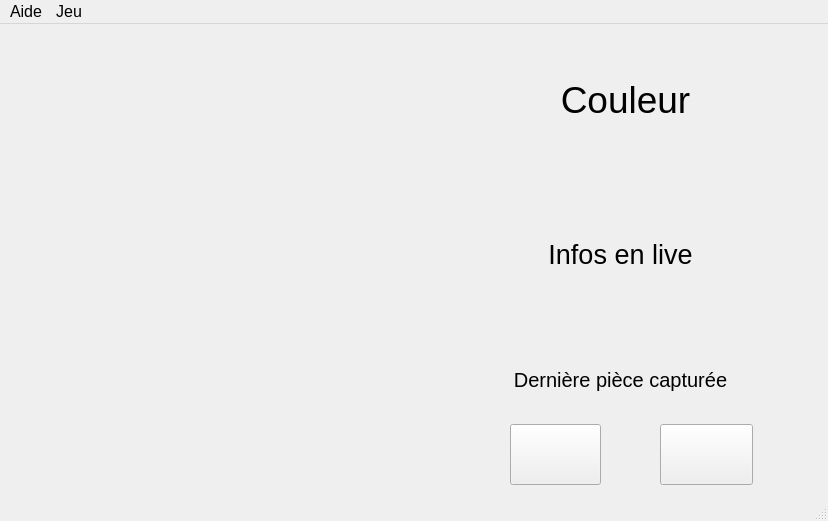
<?xml version="1.0" encoding="UTF-8"?>
<ui version="4.0">
 <class>View</class>
 <widget class="QMainWindow" name="View">
  <property name="windowModality">
   <enum>Qt::ApplicationModal</enum>
  </property>
  <property name="geometry">
   <rect>
    <x>0</x>
    <y>0</y>
    <width>828</width>
    <height>521</height>
   </rect>
  </property>
  <property name="sizePolicy">
   <sizepolicy hsizetype="Fixed" vsizetype="Fixed">
    <horstretch>0</horstretch>
    <verstretch>0</verstretch>
   </sizepolicy>
  </property>
  <property name="minimumSize">
   <size>
    <width>500</width>
    <height>500</height>
   </size>
  </property>
  <property name="maximumSize">
   <size>
    <width>1500</width>
    <height>16777215</height>
   </size>
  </property>
  <property name="font">
   <font>
    <pointsize>14</pointsize>
   </font>
  </property>
  <property name="windowTitle">
   <string>Stratego</string>
  </property>
  <property name="windowOpacity">
   <double>1.000000000000000</double>
  </property>
  <widget class="QWidget" name="centralwidget">
   <property name="sizePolicy">
    <sizepolicy hsizetype="Fixed" vsizetype="Fixed">
     <horstretch>0</horstretch>
     <verstretch>0</verstretch>
    </sizepolicy>
   </property>
   <property name="minimumSize">
    <size>
     <width>1000</width>
     <height>1000</height>
    </size>
   </property>
   <property name="maximumSize">
    <size>
     <width>1600</width>
     <height>1050</height>
    </size>
   </property>
   <property name="styleSheet">
    <string notr="true"/>
   </property>
   <widget class="QStackedWidget" name="stackedWidget">
    <property name="geometry">
     <rect>
      <x>0</x>
      <y>0</y>
      <width>831</width>
      <height>501</height>
     </rect>
    </property>
    <property name="currentIndex">
     <number>1</number>
    </property>
    <widget class="QWidget" name="start_Menu">
     <widget class="QWidget" name="verticalLayoutWidget">
      <property name="geometry">
       <rect>
        <x>10</x>
        <y>50</y>
        <width>481</width>
        <height>411</height>
       </rect>
      </property>
      <layout class="QVBoxLayout" name="menuBox">
       <property name="spacing">
        <number>40</number>
       </property>
       <property name="sizeConstraint">
        <enum>QLayout::SetNoConstraint</enum>
       </property>
       <property name="topMargin">
        <number>20</number>
       </property>
       <property name="bottomMargin">
        <number>70</number>
       </property>
       <item>
        <widget class="QLabel" name="difficulty">
         <property name="enabled">
          <bool>true</bool>
         </property>
         <property name="sizePolicy">
          <sizepolicy hsizetype="Preferred" vsizetype="Preferred">
           <horstretch>0</horstretch>
           <verstretch>0</verstretch>
          </sizepolicy>
         </property>
         <property name="minimumSize">
          <size>
           <width>450</width>
           <height>20</height>
          </size>
         </property>
         <property name="maximumSize">
          <size>
           <width>450</width>
           <height>20</height>
          </size>
         </property>
         <property name="font">
          <font>
           <pointsize>11</pointsize>
          </font>
         </property>
         <property name="text">
          <string>Choisissez la difficultée souhaitée :</string>
         </property>
         <property name="textFormat">
          <enum>Qt::PlainText</enum>
         </property>
         <property name="alignment">
          <set>Qt::AlignHCenter|Qt::AlignTop</set>
         </property>
        </widget>
       </item>
       <item alignment="Qt::AlignHCenter">
        <widget class="QComboBox" name="menuChoice">
         <property name="font">
          <font>
           <pointsize>11</pointsize>
          </font>
         </property>
         <item>
          <property name="text">
           <string>Amateur</string>
          </property>
         </item>
         <item>
          <property name="text">
           <string>Normal</string>
          </property>
         </item>
        </widget>
       </item>
       <item alignment="Qt::AlignHCenter">
        <widget class="QLabel" name="fillingMod">
         <property name="sizePolicy">
          <sizepolicy hsizetype="Fixed" vsizetype="Fixed">
           <horstretch>0</horstretch>
           <verstretch>0</verstretch>
          </sizepolicy>
         </property>
         <property name="font">
          <font>
           <pointsize>11</pointsize>
          </font>
         </property>
         <property name="text">
          <string>Quel mode de remplissage des pions souhaitez-vous ? </string>
         </property>
        </widget>
       </item>
       <item>
        <layout class="QHBoxLayout" name="horizontalLayout_2">
         <property name="topMargin">
          <number>50</number>
         </property>
         <item>
          <widget class="QPushButton" name="interactive_start">
           <property name="font">
            <font>
             <pointsize>11</pointsize>
            </font>
           </property>
           <property name="text">
            <string>Mode Interactif</string>
           </property>
          </widget>
         </item>
         <item>
          <widget class="QPushButton" name="file_start">
           <property name="font">
            <font>
             <pointsize>11</pointsize>
            </font>
           </property>
           <property name="text">
            <string>Chargement Fichiers</string>
           </property>
          </widget>
         </item>
        </layout>
       </item>
      </layout>
     </widget>
     <widget class="QLabel" name="gameTitle">
      <property name="geometry">
       <rect>
        <x>170</x>
        <y>0</y>
        <width>151</width>
        <height>41</height>
       </rect>
      </property>
      <property name="sizePolicy">
       <sizepolicy hsizetype="Preferred" vsizetype="Fixed">
        <horstretch>0</horstretch>
        <verstretch>0</verstretch>
       </sizepolicy>
      </property>
      <property name="font">
       <font>
        <pointsize>22</pointsize>
       </font>
      </property>
      <property name="styleSheet">
       <string notr="true">h1 {
	font: 900 9pt &quot;Arial Black&quot;;
	font: 24pt &quot;Segoe UI&quot;;
  text-align: center;
  color: white;
  text-transform: uppercase;
  padding: 1px;
  font-family: &quot;Raleway&quot;, cursive;
  font-weight: 100;
  position: relative;
  width: 100%;
  background: linear-gradient(to right, black, #eee, black);
  white-space: nowrap;
}
h1::before {
  content: &quot;&quot;;
  position: absolute;
  left: 50%;
  top: -50px;
  width: 600px;
  margin-left: -300px;
  margin-top: -220px;
  height: 600px;
  background: radial-gradient(ellipse closest-side, #444, black);
  z-index: -1;
}
h1 a {
  background: black;
  display: block;
  padding: 20px;
  text-decoration: none;
  letter-spacing: 30px;
  color: white;
}

body {
  background: black;
  display: grid;
  place-items: center;
  height: 100vh;
  margin: 0;
  overflow: hidden;
}</string>
      </property>
      <property name="frameShape">
       <enum>QFrame::WinPanel</enum>
      </property>
      <property name="text">
       <string>STRATEGO</string>
      </property>
     </widget>
    </widget>
    <widget class="QWidget" name="game">
     <widget class="QWidget" name="gridLayoutWidget">
      <property name="geometry">
       <rect>
        <x>30</x>
        <y>20</y>
        <width>441</width>
        <height>431</height>
       </rect>
      </property>
      <layout class="QGridLayout" name="game_G">
       <property name="sizeConstraint">
        <enum>QLayout::SetDefaultConstraint</enum>
       </property>
       <property name="topMargin">
        <number>0</number>
       </property>
       <property name="rightMargin">
        <number>0</number>
       </property>
       <property name="horizontalSpacing">
        <number>6</number>
       </property>
       <property name="verticalSpacing">
        <number>10</number>
       </property>
      </layout>
     </widget>
     <widget class="QLabel" name="titleInfos">
      <property name="geometry">
       <rect>
        <x>470</x>
        <y>30</y>
        <width>311</width>
        <height>91</height>
       </rect>
      </property>
      <property name="font">
       <font>
        <pointsize>28</pointsize>
        <bold>false</bold>
       </font>
      </property>
      <property name="text">
       <string>Couleur</string>
      </property>
      <property name="alignment">
       <set>Qt::AlignCenter</set>
      </property>
     </widget>
     <widget class="QLabel" name="infosLiveLabel">
      <property name="geometry">
       <rect>
        <x>470</x>
        <y>140</y>
        <width>301</width>
        <height>181</height>
       </rect>
      </property>
      <property name="font">
       <font>
        <pointsize>20</pointsize>
       </font>
      </property>
      <property name="text">
       <string>Infos en live</string>
      </property>
      <property name="alignment">
       <set>Qt::AlignCenter</set>
      </property>
     </widget>
     <widget class="QPushButton" name="lastKilledRed">
      <property name="geometry">
       <rect>
        <x>510</x>
        <y>400</y>
        <width>91</width>
        <height>61</height>
       </rect>
      </property>
      <property name="text">
       <string/>
      </property>
     </widget>
     <widget class="QPushButton" name="lastKilledBlue">
      <property name="geometry">
       <rect>
        <x>660</x>
        <y>400</y>
        <width>93</width>
        <height>61</height>
       </rect>
      </property>
      <property name="text">
       <string/>
      </property>
     </widget>
     <widget class="QLabel" name="labelKilledPiece">
      <property name="geometry">
       <rect>
        <x>470</x>
        <y>330</y>
        <width>301</width>
        <height>51</height>
       </rect>
      </property>
      <property name="font">
       <font>
        <pointsize>15</pointsize>
        <kerning>true</kerning>
       </font>
      </property>
      <property name="layoutDirection">
       <enum>Qt::LeftToRight</enum>
      </property>
      <property name="text">
       <string>Dernière pièce capturée</string>
      </property>
      <property name="alignment">
       <set>Qt::AlignCenter</set>
      </property>
     </widget>
     <widget class="QLabel" name="label_2">
      <property name="geometry">
       <rect>
        <x>30</x>
        <y>20</y>
        <width>431</width>
        <height>421</height>
       </rect>
      </property>
      <property name="styleSheet">
       <string notr="true">background-image: url(../Stratego_FinalV/resources/war.png)</string>
      </property>
     </widget>
     <zorder>label_2</zorder>
     <zorder>gridLayoutWidget</zorder>
     <zorder>titleInfos</zorder>
     <zorder>infosLiveLabel</zorder>
     <zorder>lastKilledRed</zorder>
     <zorder>lastKilledBlue</zorder>
     <zorder>labelKilledPiece</zorder>
    </widget>
    <widget class="QWidget" name="interactive_P">
     <widget class="QWidget" name="gridLayoutWidget_2">
      <property name="geometry">
       <rect>
        <x>20</x>
        <y>60</y>
        <width>431</width>
        <height>361</height>
       </rect>
      </property>
      <layout class="QGridLayout" name="interactiv_put">
       <property name="sizeConstraint">
        <enum>QLayout::SetDefaultConstraint</enum>
       </property>
      </layout>
     </widget>
     <widget class="QWidget" name="gridLayoutWidget_3">
      <property name="geometry">
       <rect>
        <x>480</x>
        <y>10</y>
        <width>321</width>
        <height>451</height>
       </rect>
      </property>
      <layout class="QGridLayout" name="interactiv_select"/>
     </widget>
    </widget>
   </widget>
  </widget>
  <widget class="QMenuBar" name="menubar">
   <property name="geometry">
    <rect>
     <x>0</x>
     <y>0</y>
     <width>828</width>
     <height>33</height>
    </rect>
   </property>
   <property name="font">
    <font>
     <pointsize>12</pointsize>
    </font>
   </property>
   <widget class="QMenu" name="menuHelp">
    <property name="font">
     <font>
      <pointsize>11</pointsize>
     </font>
    </property>
    <property name="title">
     <string>Aide</string>
    </property>
    <addaction name="actionManuel"/>
   </widget>
   <widget class="QMenu" name="menuJeu">
    <property name="title">
     <string>Jeu</string>
    </property>
    <addaction name="actionNouvelle_Partie"/>
   </widget>
   <addaction name="menuHelp"/>
   <addaction name="menuJeu"/>
  </widget>
  <widget class="QStatusBar" name="statusbar">
   <property name="font">
    <font>
     <pointsize>12</pointsize>
    </font>
   </property>
  </widget>
  <action name="actionQuitter">
   <property name="text">
    <string>Quitter</string>
   </property>
  </action>
  <action name="actionNouvelle_Partie">
   <property name="text">
    <string>Nouvelle Partie</string>
   </property>
  </action>
  <action name="actionManuel">
   <property name="text">
    <string>Manuel</string>
   </property>
  </action>
 </widget>
 <resources/>
 <connections/>
</ui>
